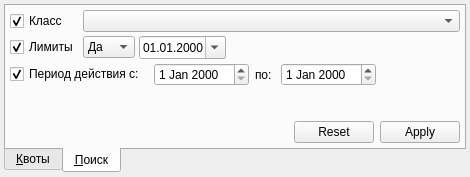
<?xml version="1.0" encoding="UTF-8"?>
<ui version="4.0">
 <class>RBQuotaTypeComboBoxPopup</class>
 <widget class="QWidget" name="RBQuotaTypeComboBoxPopup">
  <property name="geometry">
   <rect>
    <x>0</x>
    <y>0</y>
    <width>470</width>
    <height>177</height>
   </rect>
  </property>
  <property name="windowTitle">
   <string>Form</string>
  </property>
  <layout class="QVBoxLayout" name="verticalLayout">
   <property name="spacing">
    <number>4</number>
   </property>
   <property name="margin">
    <number>4</number>
   </property>
   <item>
    <widget class="QTabWidget" name="tabWidget">
     <property name="tabPosition">
      <enum>QTabWidget::South</enum>
     </property>
     <property name="currentIndex">
      <number>1</number>
     </property>
     <widget class="QWidget" name="tabQuotaType">
      <attribute name="title">
       <string>&amp;Квоты</string>
      </attribute>
      <layout class="QVBoxLayout" name="verticalLayout_2">
       <property name="spacing">
        <number>4</number>
       </property>
       <property name="margin">
        <number>4</number>
       </property>
       <item>
        <widget class="CQuotaTypeComboBoxPopupView" name="tblQuotaType"/>
       </item>
      </layout>
     </widget>
     <widget class="QWidget" name="tabFind">
      <attribute name="title">
       <string>&amp;Поиск</string>
      </attribute>
      <layout class="QGridLayout" name="gridLayout">
       <property name="margin">
        <number>4</number>
       </property>
       <property name="spacing">
        <number>4</number>
       </property>
       <item row="1" column="2">
        <widget class="CDateEdit" name="edtDate">
         <property name="enabled">
          <bool>true</bool>
         </property>
         <property name="sizePolicy">
          <sizepolicy hsizetype="Maximum" vsizetype="Fixed">
           <horstretch>0</horstretch>
           <verstretch>0</verstretch>
          </sizepolicy>
         </property>
         <property name="displayFormat">
          <string>dd.MM.yyyy</string>
         </property>
         <property name="calendarPopup">
          <bool>true</bool>
         </property>
        </widget>
       </item>
       <item row="1" column="1">
        <widget class="QComboBox" name="cmbLimits">
         <property name="enabled">
          <bool>true</bool>
         </property>
         <property name="sizePolicy">
          <sizepolicy hsizetype="Maximum" vsizetype="Fixed">
           <horstretch>0</horstretch>
           <verstretch>0</verstretch>
          </sizepolicy>
         </property>
         <item>
          <property name="text">
           <string>Да</string>
          </property>
         </item>
         <item>
          <property name="text">
           <string>Нет</string>
          </property>
         </item>
        </widget>
       </item>
       <item row="1" column="0">
        <widget class="QCheckBox" name="chkLimits">
         <property name="text">
          <string>Лимиты</string>
         </property>
         <property name="checked">
          <bool>true</bool>
         </property>
        </widget>
       </item>
       <item row="3" column="0">
        <spacer name="verticalSpacer_3">
         <property name="orientation">
          <enum>Qt::Vertical</enum>
         </property>
         <property name="sizeHint" stdset="0">
          <size>
           <width>20</width>
           <height>40</height>
          </size>
         </property>
        </spacer>
       </item>
       <item row="0" column="0">
        <widget class="QCheckBox" name="chkVTMPClass">
         <property name="text">
          <string>Класс</string>
         </property>
         <property name="checked">
          <bool>true</bool>
         </property>
         <property name="tristate">
          <bool>false</bool>
         </property>
        </widget>
       </item>
       <item row="1" column="3">
        <spacer name="horizontalSpacer_2">
         <property name="orientation">
          <enum>Qt::Horizontal</enum>
         </property>
         <property name="sizeHint" stdset="0">
          <size>
           <width>40</width>
           <height>20</height>
          </size>
         </property>
        </spacer>
       </item>
       <item row="0" column="1" colspan="3">
        <widget class="QComboBox" name="cmbVTMPClass">
         <property name="enabled">
          <bool>true</bool>
         </property>
        </widget>
       </item>
       <item row="4" column="0" colspan="4">
        <layout class="QHBoxLayout" name="horizontalLayout">
         <property name="spacing">
          <number>4</number>
         </property>
         <item>
          <spacer name="horizontalSpacer">
           <property name="orientation">
            <enum>Qt::Horizontal</enum>
           </property>
           <property name="sizeHint" stdset="0">
            <size>
             <width>40</width>
             <height>20</height>
            </size>
           </property>
          </spacer>
         </item>
         <item>
          <widget class="QDialogButtonBox" name="buttonBox">
           <property name="sizePolicy">
            <sizepolicy hsizetype="Maximum" vsizetype="Fixed">
             <horstretch>0</horstretch>
             <verstretch>0</verstretch>
            </sizepolicy>
           </property>
           <property name="orientation">
            <enum>Qt::Horizontal</enum>
           </property>
           <property name="standardButtons">
            <set>QDialogButtonBox::Apply|QDialogButtonBox::Reset</set>
           </property>
           <property name="centerButtons">
            <bool>false</bool>
           </property>
          </widget>
         </item>
        </layout>
       </item>
       <item row="2" column="0" colspan="4">
        <widget class="QWidget" name="pnlDates" native="true">
         <layout class="QHBoxLayout" name="horizontalLayout_2">
          <property name="spacing">
           <number>6</number>
          </property>
          <property name="margin">
           <number>0</number>
          </property>
          <item>
           <widget class="QCheckBox" name="chkBegDate">
            <property name="text">
             <string>Период действия с: </string>
            </property>
            <property name="checked">
             <bool>true</bool>
            </property>
           </widget>
          </item>
          <item>
           <widget class="CDateEdit" name="edtBegDate">
            <property name="enabled">
             <bool>true</bool>
            </property>
           </widget>
          </item>
          <item>
           <widget class="QLabel" name="lblEndDate">
            <property name="text">
             <string>по: </string>
            </property>
           </widget>
          </item>
          <item>
           <widget class="CDateEdit" name="edtEndDate">
            <property name="enabled">
             <bool>true</bool>
            </property>
           </widget>
          </item>
          <item>
           <spacer name="horizontalSpacer_3">
            <property name="orientation">
             <enum>Qt::Horizontal</enum>
            </property>
            <property name="sizeHint" stdset="0">
             <size>
              <width>40</width>
              <height>20</height>
             </size>
            </property>
           </spacer>
          </item>
         </layout>
        </widget>
       </item>
      </layout>
     </widget>
    </widget>
   </item>
  </layout>
 </widget>
 <customwidgets>
  <customwidget>
   <class>CDateEdit</class>
   <extends>QDateEdit</extends>
   <header>library/DateEdit</header>
  </customwidget>
  <customwidget>
   <class>CQuotaTypeComboBoxPopupView</class>
   <extends>QTableView</extends>
   <header>Quoting/Utils.h</header>
  </customwidget>
 </customwidgets>
 <tabstops>
  <tabstop>tabWidget</tabstop>
  <tabstop>tblQuotaType</tabstop>
  <tabstop>chkVTMPClass</tabstop>
  <tabstop>cmbVTMPClass</tabstop>
  <tabstop>chkLimits</tabstop>
  <tabstop>cmbLimits</tabstop>
  <tabstop>edtDate</tabstop>
  <tabstop>buttonBox</tabstop>
 </tabstops>
 <resources/>
 <connections>
  <connection>
   <sender>chkVTMPClass</sender>
   <signal>toggled(bool)</signal>
   <receiver>cmbVTMPClass</receiver>
   <slot>setEnabled(bool)</slot>
   <hints>
    <hint type="sourcelabel">
     <x>48</x>
     <y>20</y>
    </hint>
    <hint type="destinationlabel">
     <x>197</x>
     <y>21</y>
    </hint>
   </hints>
  </connection>
  <connection>
   <sender>chkLimits</sender>
   <signal>toggled(bool)</signal>
   <receiver>cmbLimits</receiver>
   <slot>setEnabled(bool)</slot>
   <hints>
    <hint type="sourcelabel">
     <x>51</x>
     <y>50</y>
    </hint>
    <hint type="destinationlabel">
     <x>145</x>
     <y>53</y>
    </hint>
   </hints>
  </connection>
  <connection>
   <sender>chkLimits</sender>
   <signal>toggled(bool)</signal>
   <receiver>edtDate</receiver>
   <slot>setEnabled(bool)</slot>
   <hints>
    <hint type="sourcelabel">
     <x>79</x>
     <y>52</y>
    </hint>
    <hint type="destinationlabel">
     <x>255</x>
     <y>53</y>
    </hint>
   </hints>
  </connection>
  <connection>
   <sender>chkBegDate</sender>
   <signal>toggled(bool)</signal>
   <receiver>edtBegDate</receiver>
   <slot>setEnabled(bool)</slot>
   <hints>
    <hint type="sourcelabel">
     <x>139</x>
     <y>67</y>
    </hint>
    <hint type="destinationlabel">
     <x>191</x>
     <y>72</y>
    </hint>
   </hints>
  </connection>
  <connection>
   <sender>chkBegDate</sender>
   <signal>toggled(bool)</signal>
   <receiver>edtEndDate</receiver>
   <slot>setEnabled(bool)</slot>
   <hints>
    <hint type="sourcelabel">
     <x>57</x>
     <y>72</y>
    </hint>
    <hint type="destinationlabel">
     <x>356</x>
     <y>71</y>
    </hint>
   </hints>
  </connection>
 </connections>
</ui>
